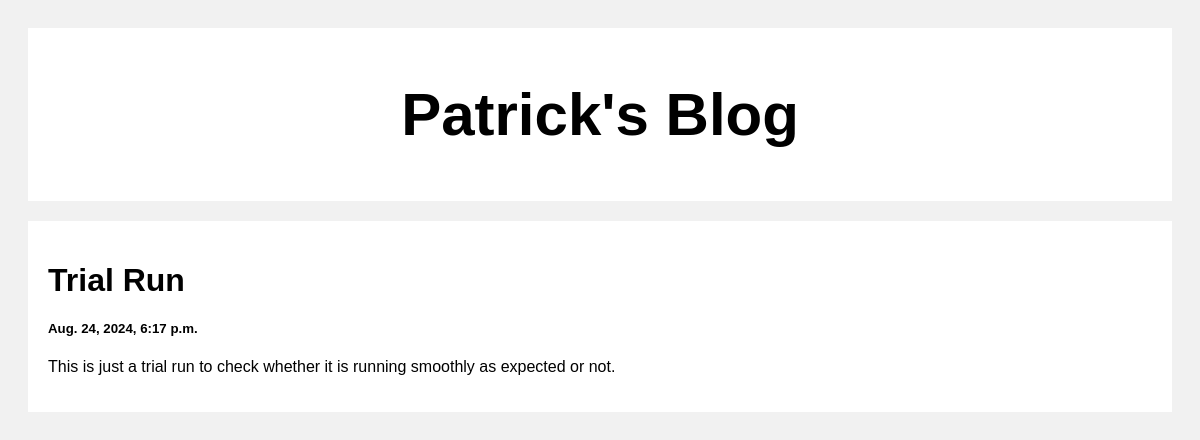
Screenshot of /post/3 with the database file from the repository.
### Posts/models.py (models this page shows)
class Post(models.Model):
    title = models.CharField(max_length=100)
    body = models.CharField(max_length=100000000)
    created_at = models.DateTimeField(default=datetime.now, blank=True)

### Posts/views.py (the view)
# urls.py: path('post/<str:pk>', views.post, name="post")
def post(request, pk):
    posts = Post.objects.get(id=pk)
    return render(request, 'posts.html', {'posts': posts})

### templates/posts.html (shortened to what this page needs)
<!DOCTYPE html>
<html>
<head>
</head>
<body>
<div class="header">
  <h2>Patrick's Blog</h2>
</div>
<div class="row">
  <div class="leftcolumn">
    <div class="card">
        <h1>{{posts.title}}</h1>
        <h5>{{posts.created_at}}</h5>
        <p>{{posts.body}}</p>
    </div>
  </div>
</div>
</body>
</html>

### templates/posts.html (style rules this page uses)
* { box-sizing: border-box; }
body { font-family: Arial; padding: 20px; background: #f1f1f1; }
.header { padding: 2px; font-size: 40px; text-align: center; background: white; }
.leftcolumn { float: left; width: 100%; }
.card { background-color: white; padding: 20px; margin-top: 20px; }
.row:after { content: ""; display: table; clear: both; }

### rows the page displays
Post: title "Trial Run", created_at "Aug. 24, 2024, 6:17 p.m.", body "This is just a trial run to check whether it is running smoothly as expected or not."
